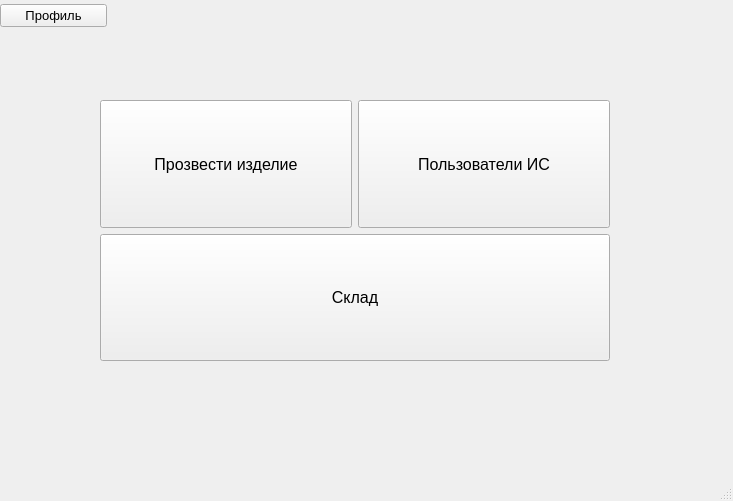
<?xml version="1.0" encoding="UTF-8"?>
<ui version="4.0">
 <class>adminPanel</class>
 <widget class="QMainWindow" name="adminPanel">
  <property name="windowModality">
   <enum>Qt::WindowModal</enum>
  </property>
  <property name="geometry">
   <rect>
    <x>0</x>
    <y>0</y>
    <width>733</width>
    <height>501</height>
   </rect>
  </property>
  <property name="windowTitle">
   <string>Панель администратора</string>
  </property>
  <widget class="QWidget" name="centralwidget">
   <widget class="QWidget" name="verticalLayoutWidget">
    <property name="geometry">
     <rect>
      <x>0</x>
      <y>0</y>
      <width>107</width>
      <height>32</height>
     </rect>
    </property>
    <layout class="QVBoxLayout" name="verticalLayout">
     <item>
      <widget class="QPushButton" name="pushButton">
       <property name="font">
        <font>
         <pointsize>10</pointsize>
        </font>
       </property>
       <property name="text">
        <string>Профиль</string>
       </property>
      </widget>
     </item>
    </layout>
   </widget>
   <widget class="QWidget" name="verticalLayoutWidget_2">
    <property name="geometry">
     <rect>
      <x>100</x>
      <y>100</y>
      <width>510</width>
      <height>261</height>
     </rect>
    </property>
    <layout class="QVBoxLayout" name="verticalLayout_2">
     <item>
      <layout class="QHBoxLayout" name="horizontalLayout">
       <item>
        <widget class="QPushButton" name="pushButton_4">
         <property name="sizePolicy">
          <sizepolicy hsizetype="Minimum" vsizetype="Preferred">
           <horstretch>0</horstretch>
           <verstretch>0</verstretch>
          </sizepolicy>
         </property>
         <property name="font">
          <font>
           <pointsize>12</pointsize>
          </font>
         </property>
         <property name="text">
          <string>Прозвести изделие</string>
         </property>
        </widget>
       </item>
       <item>
        <widget class="QPushButton" name="pushButton_2">
         <property name="sizePolicy">
          <sizepolicy hsizetype="Minimum" vsizetype="Preferred">
           <horstretch>0</horstretch>
           <verstretch>0</verstretch>
          </sizepolicy>
         </property>
         <property name="font">
          <font>
           <pointsize>12</pointsize>
          </font>
         </property>
         <property name="text">
          <string>Пользователи ИС</string>
         </property>
        </widget>
       </item>
      </layout>
     </item>
     <item>
      <widget class="QPushButton" name="pushButton_3">
       <property name="sizePolicy">
        <sizepolicy hsizetype="Minimum" vsizetype="Preferred">
         <horstretch>0</horstretch>
         <verstretch>0</verstretch>
        </sizepolicy>
       </property>
       <property name="font">
        <font>
         <pointsize>12</pointsize>
        </font>
       </property>
       <property name="text">
        <string>Склад</string>
       </property>
      </widget>
     </item>
    </layout>
   </widget>
  </widget>
  <widget class="QMenuBar" name="menubar">
   <property name="geometry">
    <rect>
     <x>0</x>
     <y>0</y>
     <width>733</width>
     <height>26</height>
    </rect>
   </property>
  </widget>
  <widget class="QStatusBar" name="statusbar"/>
 </widget>
 <resources/>
 <connections/>
</ui>
